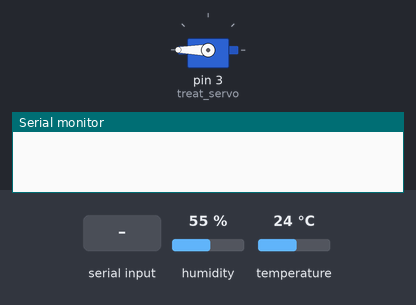
Bench run of a sketch on a simulated Arduino Uno, built with avr-gcc and run on an emulated ATmega328P. Parts: servo, the last lines printed to the serial monitor. Inputs (shaded band) come from the test bench; at power-on: humidity 55 %, temperature 24 °C.

Above: at 3.0 s.
3.1 s: "t\n" received over Serial
At 5.4 s:
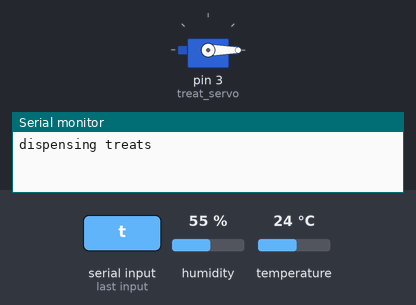
6.1 s: byte 115 ('s') received over Serial
Timing chart, 0 to 9.1 s (numbered marks = the images above; inputs shaded):
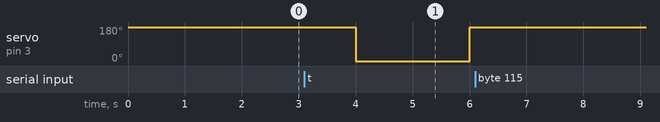

The sketch:

dht_with_servo.ino
```cpp
/**
 * Sketch to sense humidity and temperature with dht sensor.
 *
 * Also has control of servo for treat dispener.
 */

#include "DHT.h"
#include "Servo.h"

#define DHTPIN 2

#define DHTTYPE DHT11

DHT dht(DHTPIN, DHTTYPE);

Servo treat_servo;

int choice = 0;

long interval = 400;
unsigned long timer = 0;

void setup() {
  Serial.begin(9600);

  treat_servo.attach(3);
  treat_servo.write(180);

  dht.begin();
}

void get_input() {
  choice = Serial.read();
}

void sense_dht() {
  // Reading temperature or humidity takes about 250 milliseconds!
  // Sensor readings may also be up to 2 seconds 'old' (its a very slow sensor)
  float h = dht.readHumidity();
  // Read temperature as Celsius (the default)
  float t = dht.readTemperature();
  // Read temperature as Fahrenheit (isFahrenheit = true)
  float f = dht.readTemperature(true);

  // Check if any reads failed and exit early (to try again).
  if (isnan(h) || isnan(t) || isnan(f)) {
    Serial.println("Failed to read from DHT sensor!");
    return;
  }

  // Compute heat index in Fahrenheit (the default)
  float hif = dht.computeHeatIndex(f, h);
  // Compute heat index in Celsius (isFahreheit = false)
  float hic = dht.computeHeatIndex(t, h, false);

  // output data
  Serial.print(h);
  Serial.print(",");
  Serial.print(t);
  Serial.print(",");
  Serial.print(f);
  Serial.print(",");
  Serial.print(hic);
  Serial.print(",");
  Serial.print(hif);
  Serial.print("\n");
}

void give_treat() {
  Serial.println("dispensing treats");
  treat_servo.write(0);

  timer = millis();
}

void loop() {
  // Wait a few seconds between measurements.
  delay(2000);

  get_input();

  if (choice == 's') {
    sense_dht();
  }
  else if (choice == 't') {
    give_treat();
  }

  unsigned long currentMillis = millis();

  if (currentMillis - timer > interval || choice == 's') {
    treat_servo.write(180);
    choice = 'n';
  }

}
```

Measured:
- after the input at 3.1 s, servo on pin 3 (treat_servo): 180° → 0° after 0.90 s, → 180° 2.0 s later
